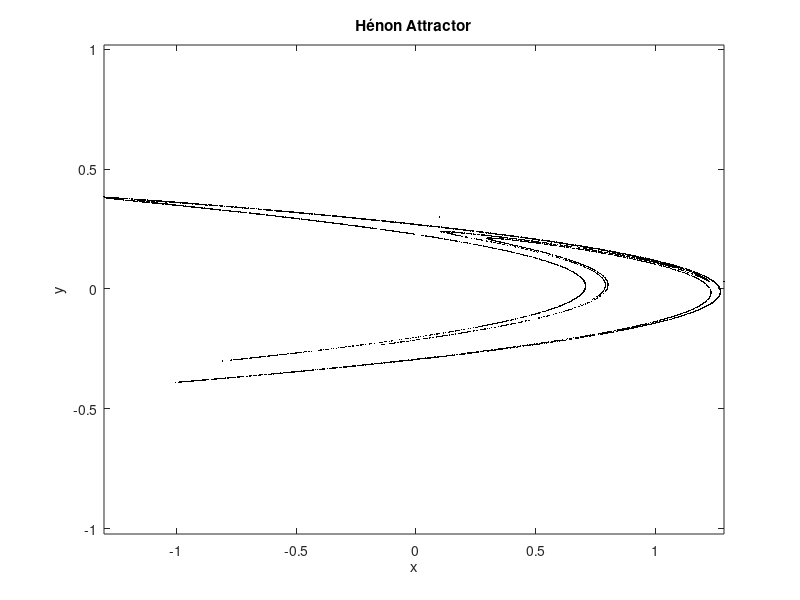

Write the MATLAB code that produced this figure.
a = 1.41;
b = 0.3;
N = 10000;

x = zeros(1, N);
y = zeros(1, N);
x(1) = 0.1;
y(1) = 0.3;

for n = 2:N
    x(n) = 1 - a*x(n-1)^2 + y(n-1);
    y(n) = b*x(n-1);
end

figure;
plot(x, y, '.k', 'MarkerSize', 1);
title('Hénon Attractor');
xlabel('x'); ylabel('y');
axis equal;